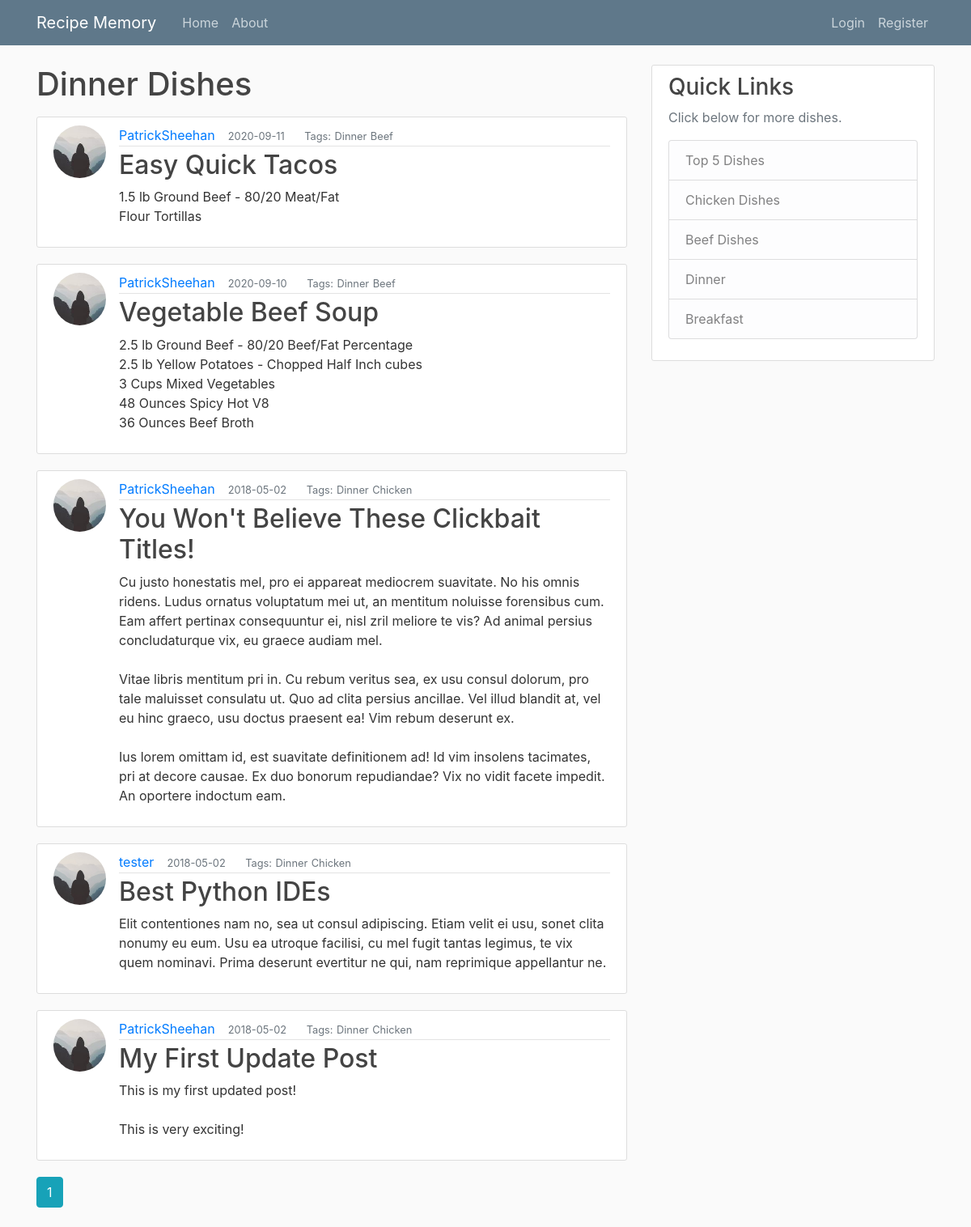
The app's page /dinner with its own data.
### flaskblog/models.py (models this page shows, shortened)
class Post(db.Model):
    id = db.Column(db.Integer, primary_key=True)
    title = db.Column(db.String(120), nullable=False)
    date_posted = db.Column(db.DateTime, nullable=False, default=datetime.utcnow)
    mealType = db.Column(db.String(20), default="Dinner", nullable=True)
    mainIngredient = db.Column(db.String(35), default="Chicken", nullable=True)
    content = db.Column(db.Text, nullable=False)
    user_id = db.Column(db.Integer, db.ForeignKey('user.id'), nullable=False)

class User(db.Model, UserMixin):
    id = db.Column(db.Integer, primary_key=True)
    username = db.Column(db.String(20), unique=True, nullable=False)
    email = db.Column(db.String(120), unique=True, nullable=False)
    image_file = db.Column(db.String(20), nullable=False, default='default.jpg')
    password = db.Column(db.String(60), nullable=False)
    posts = db.relationship('Post', backref='author', lazy=True)

### flaskblog/dishes/routes.py (the view)
@dishes.route('/dinner')
def dinner():
    mealType="Dinner"
    page = request.args.get('page', 1, type=int)
    posts = Post.query.filter_by(mealType=mealType)\
        .order_by(Post.date_posted.desc())\
        .paginate(page=page, per_page=5)
    return render_template('mealType.html', posts=posts, mealType=mealType)

### flaskblog/templates/mealType.html
{% extends "layouts.html" %}
{% block content %}
<h1 class="mb-3">{{ mealType }} Dishes</h1>
{% for post in posts.items %}
    <article class="media content-section">
      <img class="rounded-circle article-img" src="{{ url_for('static', filename='profile_pics/' + post.author.image_file) }}">
      <div class="media-body">
        <div class="article-metadata">
          <a class="mr-2" href="{{ url_for('users.user_posts', username=post.author.username) }}">{{ post.author.username }}</a>
          <small class="text-muted"> &nbsp;{{ post.date_posted.strftime('%Y-%m-%d') }}</small>
          <small class="text-muted"> &emsp;&nbsp; Tags:</small>
          <b><small class="text-muted">{{ post.mealType }}</small></b>
          <b><small class="text-muted">{{ post.mainIngredient }}</small></b>
        </div>
        <h2><a class="article-title" href="{{ url_for('posts.post', post_id=post.id) }}">{{ post.title }}</a></h2>
        <p class="article-content">{{ post.content }}</p>
      </div>
    </article>
{% endfor %}
{% for page_num in posts.iter_pages(left_edge=1, right_edge=1, left_current=1, right_current=2) %}
  {% if page_num %}
    {% if posts.page == page_num %}
      <a class="btn btn-info mb-4" href="{{ url_for('main.home', page=page_num) }}">{{ page_num }}</a>
    {% else %}
      <a class="btn btn-outline-info mb-4" href="{{ url_for('main.home', page=page_num) }}">{{ page_num }}</a>
    {% endif %}
  {% else %}
    ...
  {% endif %}
{% endfor %}
{% endblock content %}

### flaskblog/static/main.css (style rules this page uses)
body { background: #fafafa; color: #333333; margin-top: 5rem; }
h1, h2, h3, h4, h5, h6 { color: #444444; }
.content-section { background: #ffffff; padding: 10px 20px; border: 1px solid #dddddd; border-radius: 3px; margin-bottom: 20px; }
.article-title { color: #444444; }
.article-content { white-space: pre-line; }
.article-img { height: 65px; width: 65px; margin-right: 16px; }
.article-metadata { padding-bottom: 1px; margin-bottom: 4px; border-bottom: 1px solid #e3e3e3 }

### records on screen
Post: image_file (picture), author.username "PatrickSheehan", date_posted "2020-09-11", mealType "Dinner", mainIngredient "Beef", title "Easy Quick Tacos", content "1.5 lb Ground Beef - 80/20 Meat/Fat Flour Tortillas"
Post: image_file (picture), author.username "PatrickSheehan", date_posted "2020-09-10", mealType "Dinner", mainIngredient "Beef", title "Vegetable Beef Soup", content "2.5 lb Ground Beef - 80/20 Beef/Fat Percentage 2.5 lb Yellow Potatoes - Chopped Half Inch cubes 3 Cups Mixed Vegetables 48 Ounces Spicy Hot V8 36 Ounces Beef Broth"
Post: image_file (picture), author.username "PatrickSheehan", date_posted "2018-05-02", mealType "Dinner", mainIngredient "Chicken", title "You Won't Believe These Clickbait Titles!", content "Cu justo honestatis mel, pro ei appareat mediocrem suavitate. No his omnis ridens. Ludus ornatus voluptatum mei ut, an mentitum noluisse forensibus cum. Eam affert pertinax consequuntur ei, nisl zril meliore te vis? Ad animal persius concludaturque vix, eu graece audiam mel. Vitae libris mentitum pri in. Cu rebum veritus sea, ex usu consul dolorum, pro tale maluisset consulatu ut. Quo ad clita persius ancillae. Vel illud blandit at, vel eu hinc graeco, usu doctus praesent ea! Vim rebum deserunt ex. Ius lorem omittam id, est suavitate definitionem ad! Id vim insolens tacimates, pri at decore causae. Ex duo bonorum repudiandae? Vix no vidit facete impedit. An oportere indoctum eam."
Post: image_file (placeholder picture), author.username "tester", date_posted "2018-05-02", mealType "Dinner", mainIngredient "Chicken", title "Best Python IDEs", content "Elit contentiones nam no, sea ut consul adipiscing. Etiam velit ei usu, sonet clita nonumy eu eum. Usu ea utroque facilisi, cu mel fugit tantas legimus, te vix quem nominavi. Prima deserunt evertitur ne qui, nam reprimique appellantur ne."
Post: image_file (picture), author.username "PatrickSheehan", date_posted "2018-05-02", mealType "Dinner", mainIngredient "Chicken", title "My First Update Post", content "This is my first updated post! This is very exciting!"

### other values on screen
{{ mealType }} "Dinner"
{{ page_num }} "1"
